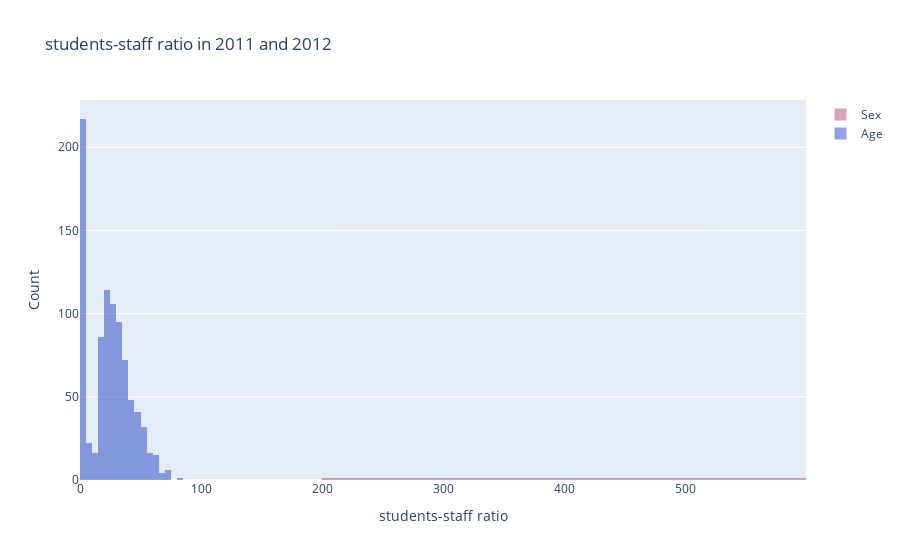

The notebook cell this image was saved under:
### Code cell
trace1 = go.Histogram(
    x=data['Sex'].value_counts(),
    opacity=0.75,
    name = "Sex",
    marker=dict(color='rgba(171, 50, 96, 0.6)')
)
trace2 = go.Histogram(
    x=data['Age'],
    opacity=0.75,
    name = "Age",
    marker=dict(color='rgba(12, 50, 196, 0.6)')
)
data_set = [trace1, trace2]
layout = go.Layout(
    barmode='overlay',
    title=' students-staff ratio in 2011 and 2012',
    xaxis=dict(title='students-staff ratio'),
    yaxis=dict( title='Count'),
)
fig = go.Figure(data=data_set, layout=layout)
fig.show()

### Figure 1 — Plotly figure (JSON) as saved in the notebook; plotly's stock layout.template omitted (floating-point values rounded to 4 significant figures; data arrays with more than 128 entries replaced by an {"elided": "..."} marker saying what was removed)
{"data": [{"marker": {"color": "rgba(171, 50, 96, 0.6)"}, "name": "Sex", "opacity": 0.75, "type": "histogram", "x": [577, 314]}, {"marker": {"color": "rgba(12, 50, 196, 0.6)"}, "name": "Age", "opacity": 0.75, "type": "histogram", "x": {"elided": "891 int values"}}], "layout": {"barmode": "overlay", "title": {"text": " students-staff ratio in 2011 and 2012"}, "xaxis": {"title": {"text": "students-staff ratio"}}, "yaxis": {"title": {"text": "Count"}}}}
